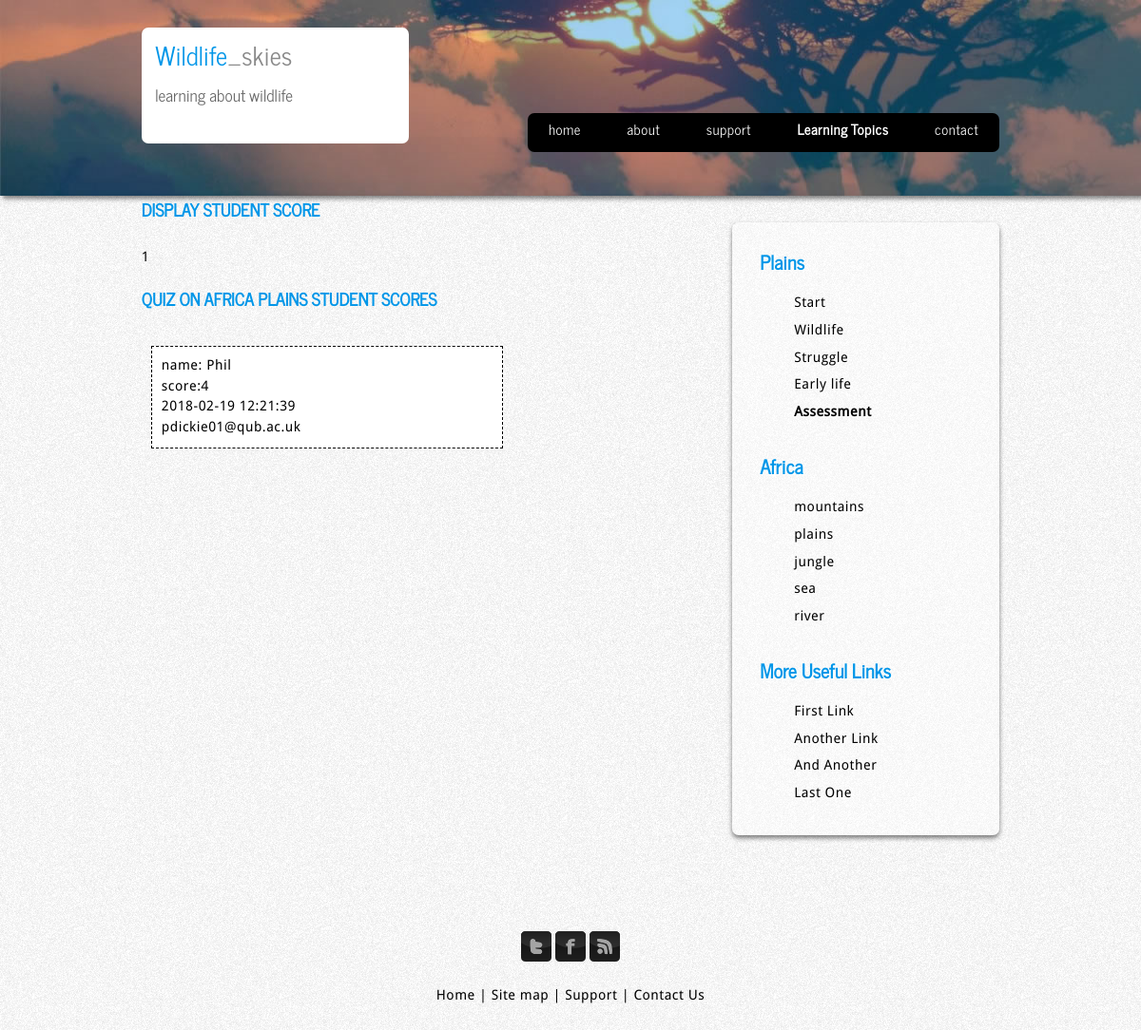
/httpdocs/wildlife03/displaystudent.php?studentid=1, run on the app's committed database.
### tables this page shows
CREATE TABLE `quizresults06` (
  `id` int(11) NOT NULL,
  `name` varchar(50) NOT NULL,
  `score` int(11) NOT NULL,
  `submit` datetime NOT NULL,
  `email` varchar(100) DEFAULT NULL
);

### httpdocs/wildlife03/displaystudent.php (the view, shortened to what this page needs)
<!DOCTYPE HTML>
<html>
	<head>
        <link href="css/style.css" rel="stylesheet" />
        <?php
        include("conn.php");
        ?>
	</head>
	<body>
		<div id="header_container">
		    <div class="container">
				<div id="header" class="row">
					<div class="4u">
						<div class="transparent">
							<h1><a href="index.html">Wildlife<span class="header_colour">_skies</span></a></h1>
							<h2>learning about wildlife</h2>
					    </div>
					</div>
					<nav id="main-nav" class="8u">
						<ul>
							<li><a href="index.php">home</a></li>
							<li><a href="#">about</a></li>
							<li><a href="#">support</a></li>
							<li>
								<a href="#" class="active" >Learning Topics</a>
							</li>
							<li><a href="#">contact</a></li>
						</ul>
					</nav>
				</div>
			</div>
        </div>
		<div id="site_content">
			<div class="container">
				<div class="row">
					<section class="8u">
						<div>
                        <h1>DISPLAY STUDENT SCORE</h1>
                        <?php
                            $displayid=$_GET['studentid'];
                            echo "<p>$displayid</p>";
                        ?>
						</div>
						<h1>QUIZ ON AFRICA PLAINS STUDENT SCORES</h1>
                            <?php
                                $displayid=$_GET['studentid'];
                                $query = "SELECT * FROM quizresults06 WHERE id=$displayid";
                                $display = mysqli_query($conn, $query);
                                $num = mysqli_num_rows($display);
                                if ($num > 0){
                                while($row = mysqli_fetch_assoc($display)){
                                $name = $row['name'];
                                $scoredata =$row['score'];
                                $submitdata=$row['submit'];
                                $emaildata=$row['email'];
                                echo " <div class='summaryboxfull'>
                                name: $name
                                <br>score:$scoredata
                                <br>$submitdata
                                <br> <a href='mailto:$emaildata'>$emaildata</a>
                                </div>";
                                }
                                }else{
                                echo "stuff not in table";
                                }
                            ?>
		<br/>
		<div class="my">
		</div>
						<ul>
							<li></li>
							<li></li>
							<li></li>
						</ul>
					</section>
					<section class="4u">
						<div id="sidebar">
							<section class="12u">
								<h3>Plains</h3>
								<ul>
									<li><a  href="#">Start</a></li>
									<li><a href="#">Wildlife</a></li>
									<li><a href="#">Struggle</a></li>
									<li><a href="#">Early life</a></li>
									<li><a class="active" href="plainsquiz.php">Assessment</a></li>
								</ul>
							</section>
							<section class="12u">
								<h3>Africa</h3>
								<ul>
									<li><a href="#">mountains</a></li>
									<li><a href="#">plains</a></li>
									<li><a href="#">jungle</a></li>
									<li><a href="#">sea</a></li>
									<li><a href="#">river</a></li>
								</ul>
							</section>
							<section class="12u">
								<h3>More Useful Links</h3>
								<ul>
									<li><a href="#">First Link</a></li>
									<li><a href="#">Another Link</a></li>
									<li><a href="#">And Another</a></li>
									<li><a href="#">Last One</a></li>
								</ul>
							</section>
						</div>
					</section>
				</div>
			</div>
        </div>
			<div class="container">
				<footer>
					<p><img src="images/twitter.png" alt="twitter" />&nbsp;<img src="images/facebook.png" alt="facebook" />&nbsp;<img src="images/rss.png" alt="rss" /></p>
					<p><a href="index.html">Home</a> | <a href="#">Site map</a>  | <a href="#">Support</a> | <a href="#">Contact Us</a></p>
				</footer>
			</div>
	</body>
</html>

### httpdocs/wildlife03/css/style.css (style rules this page uses)
body { background: #FFF url(../images/pattern.png) repeat; color: #000; font: normal .90em 'Droid Sans', arial, sans-serif; line-height: 2em; }
p { padding: 0 0 16px 0; line-height: 1.7em; }
img { border: 0; }
h1, h2, h3, h4, h5, h6 { color: #000; letter-spacing: 0em; padding: 0 0 0.5em 0; }
h1, h2, h3 { font: bold 140% 'News Cycle', arial; margin: 0 0 1em 0; padding: 0 0 0.5em 0; color: #0196E8; }
h2 { font-size: 160%; }
h3 { font-size: 140%; padding: 0.5em 0 0 0; }
a, a:hover { outline: none; text-decoration: none; color: #000; }
.my { padding:10px; }
ul { margin: 0.1em 0 1em 2em; }
ul li { list-style-type: none; margin: 0 0 0.25em 0; padding: 0 0 0.25em 0.5em; line-height: 1.5em; }
#header_container { background: transparent url(../images/header.jpg) no-repeat; -moz-box-shadow: rgba(0, 0, 0, 0.5) 3px 3px 5px; -webkit-box-shadow: rgba(0, 0, 0, 0.5) 3px 3px 5px; box-shadow: rgba(0, 0, 0, 0.5) 3px 3px 5px; }
.transparent { background-color:white; padding: 0.5em 0.5em 1.5em 1em; border-radius: 7px 7px 7px 7px; -moz-border-radius: 7px 7px 7px 7px; -webkit-border: 7px 7px 7px 7px; }
#header h1 a { font: normal 200% 'News Cycle', arial, sans-serif; border-bottom: 0; text-transform: none; margin: 0; color: #0196E8; text-decoration: none; }
#header h2 { font: normal 140% 'News Cycle', arial, sans-serif; border-bottom: 0; margin-top: -1em; text-transform: none; color: #676767; }
#header h1 a .header_colour { color: #898989; }
#main-nav ul { font: normal 120% 'News Cycle', arial; float: right; list-style: none; margin-top: 5.2em; padding-bottom: 0.5em; background-color:black; border-radius: 7px 7px 7px 7px; -moz-border-radius: 7px 7px 7px 7px; -webkit-border: 7px 7px 7px 7px; }
#main-nav ul li { display: inline-block; margin: 0 1em 0 1em; padding: 0.35em 1em 0.35em 1em; border-radius: 0.5em; }
#main-nav ul li a { color: #000; color:white; }
#main-nav ul li a.active { color:white; font-weight:bold; }
ul li a.active { color:white; font-weight:bold; }
#sidebar ul li a.active { color:black; font-weight:bold; }
#site_content { margin-bottom: 2em; }
#sidebar { margin: 2em 0em; text-shadow: 1px 1px #FFF; background: transparent url(../images/transparent.png) repeat; padding: 1em 1em 1em 2em; border-radius: 7px 7px 7px 7px; -moz-border-radius: 7px 7px 7px 7px; -webkit-border: 7px 7px 7px 7px; -moz-box-shadow: rgba(0, 0, 0, 0.5) 0px 3px 5px; -webkit-box-shadow: rgba(0, 0, 0, 0.5) 0px 3px 5px; box-shadow: rgba(0, 0, 0, 0.5) 0px 3px 5px; }
footer { font: 100% 'Droid Sans', arial, sans-serif; text-align: center; margin: 0; }
footer p { line-height: 1.7em; }
footer a { text-decoration: none; }
.summaryboxfull { background-color:white; padding:10px; margin:10px; float:left; width:370px; border:thin dashed black; }

### httpdocs/wildlife03/css/style-narrow.css (style rules this page uses)
body { font: normal .90em 'Droid Sans', arial, sans-serif; letter-spacing: 0.035em; line-height: 1.5em; }
h1 { font-size: 1.25em; }
h2 { font-size: 1.1em; margin-bottom: 0.5em; }
#header h1 a { font: normal 150% 'News Cycle', arial, sans-serif; }
#header h2 { font: normal 120% 'News Cycle', arial, sans-serif; }
#header { padding: 2em 0em; }
.container { padding: 0 2em 0 2em; }
#main-nav ul li { font: normal 85% 'News Cycle', arial; display: inline-block; margin: 0 0.5em 0 0.5em; border-radius: 0.5em; }
footer { padding: 3em 0 2em 0; }

### httpdocs/wildlife03/css/style-wide.css (style rules this page uses)
body { line-height: 1.75em; }
h1 { font-size: 1.5em; }
h2 { font-size: 1.25em; margin-bottom: 0.75em; }
#header { padding: 2em 0em; }
footer { padding: 3em 0 2em 0; }

### httpdocs/wildlife03/css/style-mobile.css (style rules this page uses)
body { font-size: 12pt; line-height: 1.5em; }
h1 { font-size: 1.5em; margin-bottom: 1em; }
h2 { font-size: 1.25em; margin-bottom: 0.5em; }
section { padding-bottom: 2em; }
#header h1 a { font: normal 120% 'News Cycle', arial, sans-serif; }
#header h2 { font: normal 80% 'News Cycle', arial, sans-serif; }
.container { padding: 0 1em 0 1em; }
#header { text-align: center; }
footer { padding: 3em 0 2em 0; }

### data on the page
quizresults06: name "Phil", score "4", submit "2018-02-19 12:21:39", email "pdickie01@qub.ac.uk"

### other printed values
$displayid "1"
